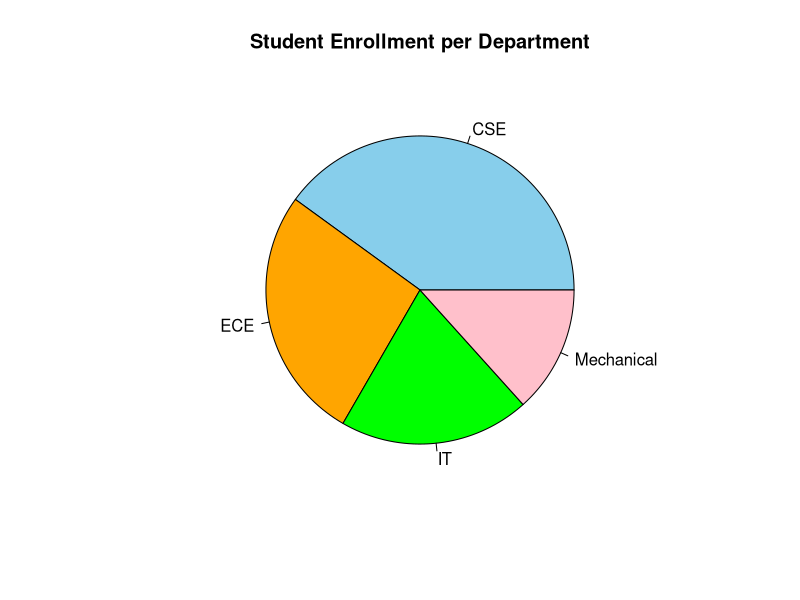
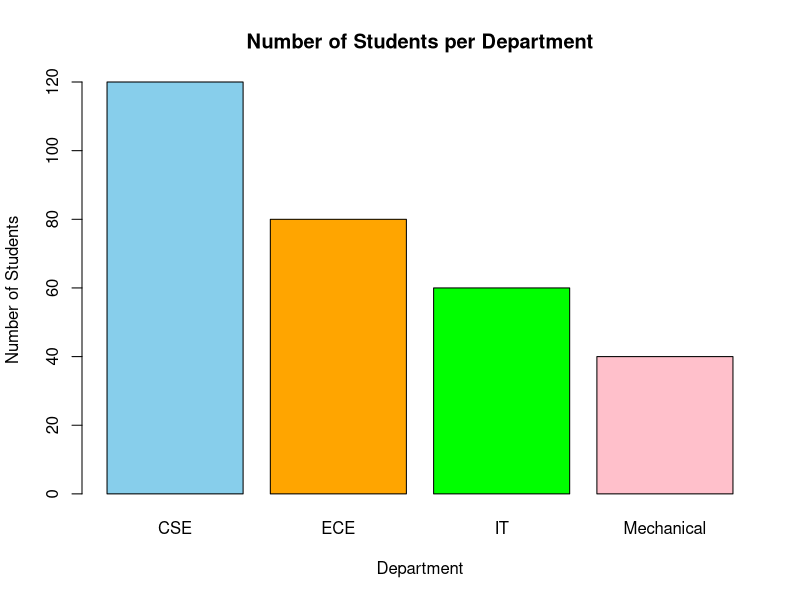
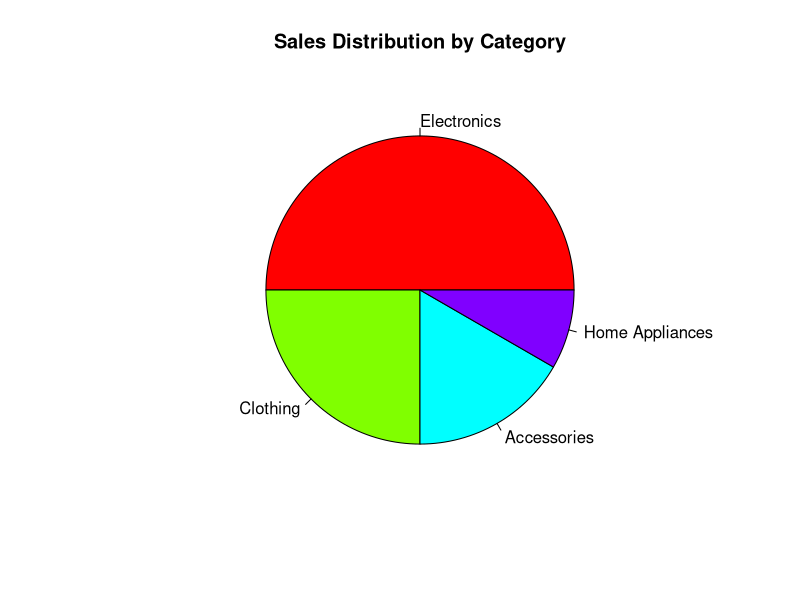
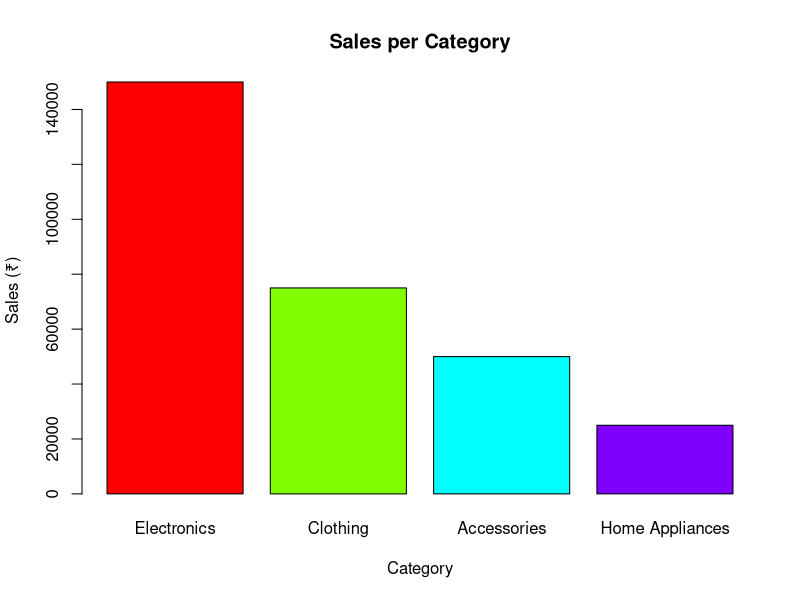
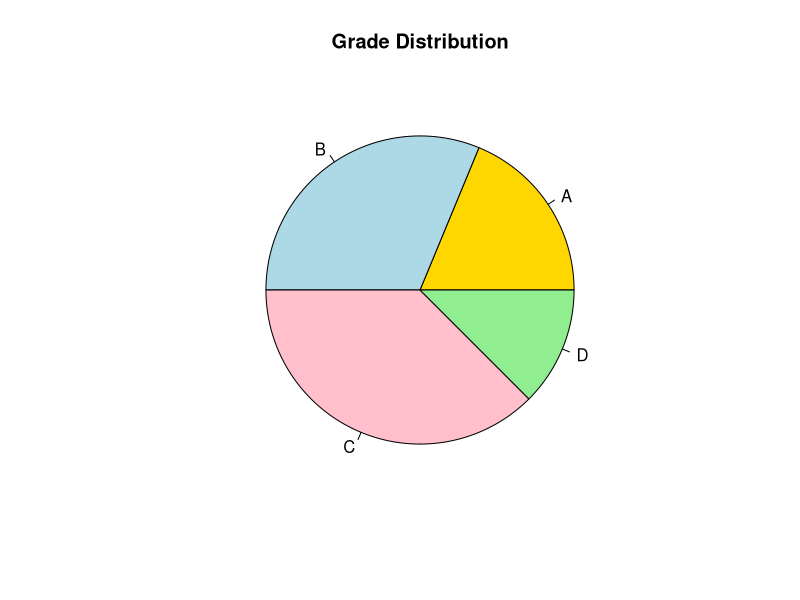
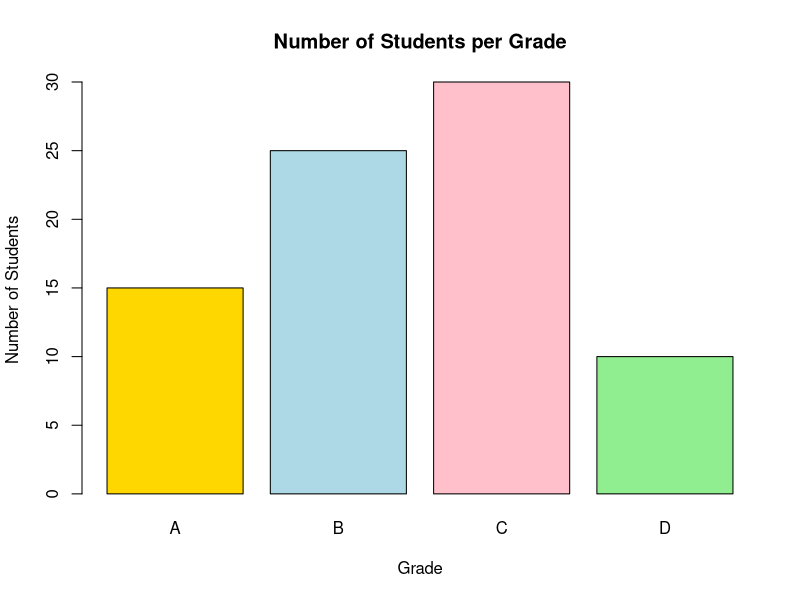
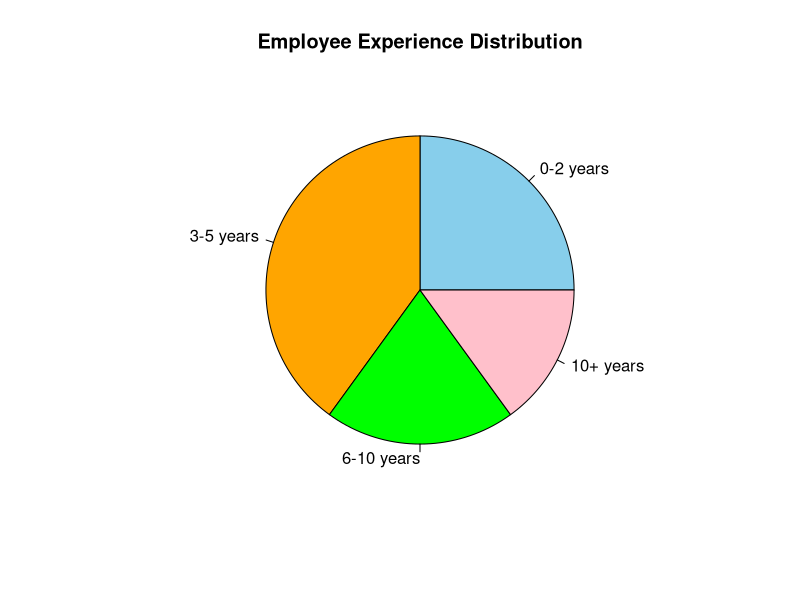
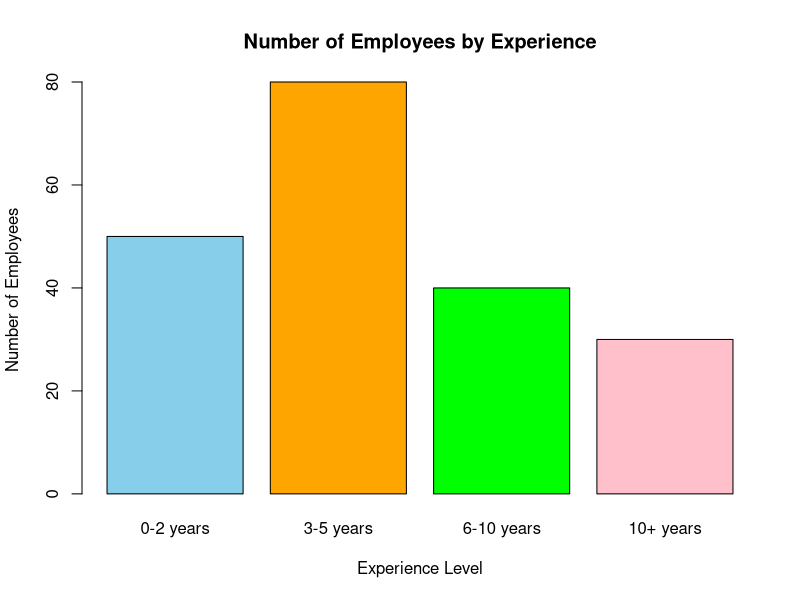

Generate these figures, in order, with R:
departments <- c("CSE", "ECE", "IT", "Mechanical")
students <- c(120, 80, 60, 40)
pie(
students,
labels = departments,
main = "Student Enrollment per Department",
col = c("skyblue", "orange", "green", "pink")
)
barplot(
students,
names.arg = departments,
main = "Number of Students per Department",
xlab = "Department",
ylab = "Number of Students",
col = c("skyblue", "orange", "green", "pink")
)

# Data
category <- c("Electronics", "Clothing", "Accessories", "Home Appliances")
sales <- c(150000, 75000, 50000, 25000)
# Pie Chart
pie(
sales,
labels = category,
main = "Sales Distribution by Category",
col = rainbow(length(category))
)
# Bar Chart
barplot(
sales,
names.arg = category,
main = "Sales per Category",
xlab = "Category",
ylab = "Sales (₹)",
col = rainbow(length(category))
)


# Data
grades <- c("A", "B", "C", "D")
count <- c(15, 25, 30, 10)
# Pie Chart
pie(
count,
labels = grades,
main = "Grade Distribution",
col = c("gold", "lightblue", "pink", "lightgreen")
)
# Bar Chart
barplot(
count,
names.arg = grades,
main = "Number of Students per Grade",
xlab = "Grade",
ylab = "Number of Students",
col = c("gold", "lightblue", "pink", "lightgreen")
)



# Data
experience <- c("0-2 years", "3-5 years", "6-10 years", "10+ years")
employees <- c(50, 80, 40, 30)
# Pie Chart
pie(
employees,
labels = experience,
main = "Employee Experience Distribution",
col = c("skyblue", "orange", "green", "pink")
)
# Bar Chart
barplot(
employees,
names.arg = experience,
main = "Number of Employees by Experience",
xlab = "Experience Level",
ylab = "Number of Employees",
col = c("skyblue", "orange", "green", "pink")
)


# Data
crop <- c("Rice", "Wheat", "Maize", "Onion")
production <- c(200, 150, 100, 50)
# Pie Chart
pie(
production,
labels = crop,
main = "Crop Production Distribution",
col = c("gold", "green", "orange", "brown")
)
# Bar Chart
barplot(
production,
names.arg = crop,
main = "Crop Production in Tonnes",
xlab = "Crop",
ylab = "Production (Tonnes)",
col = c("gold", "green", "orange", "brown")
)
  
